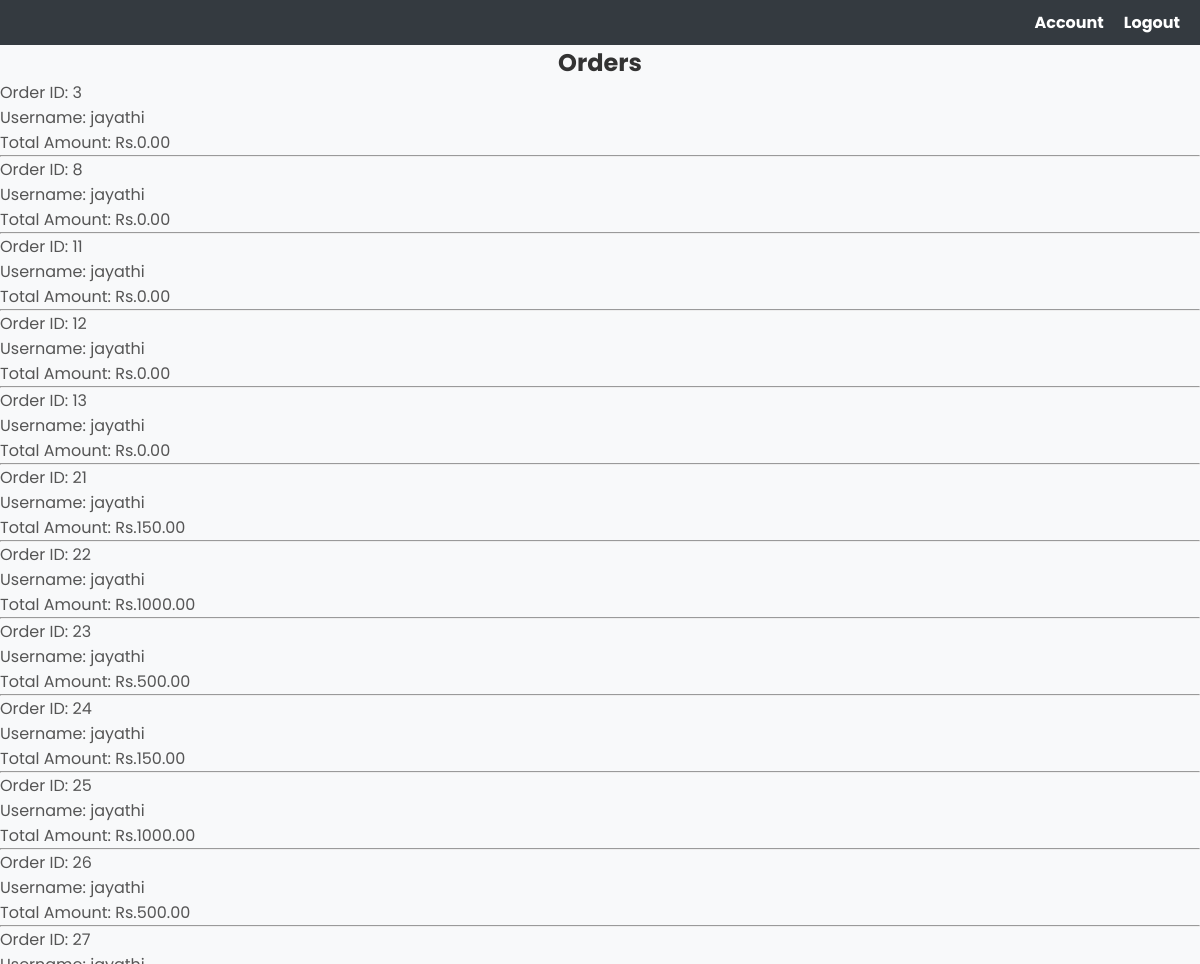
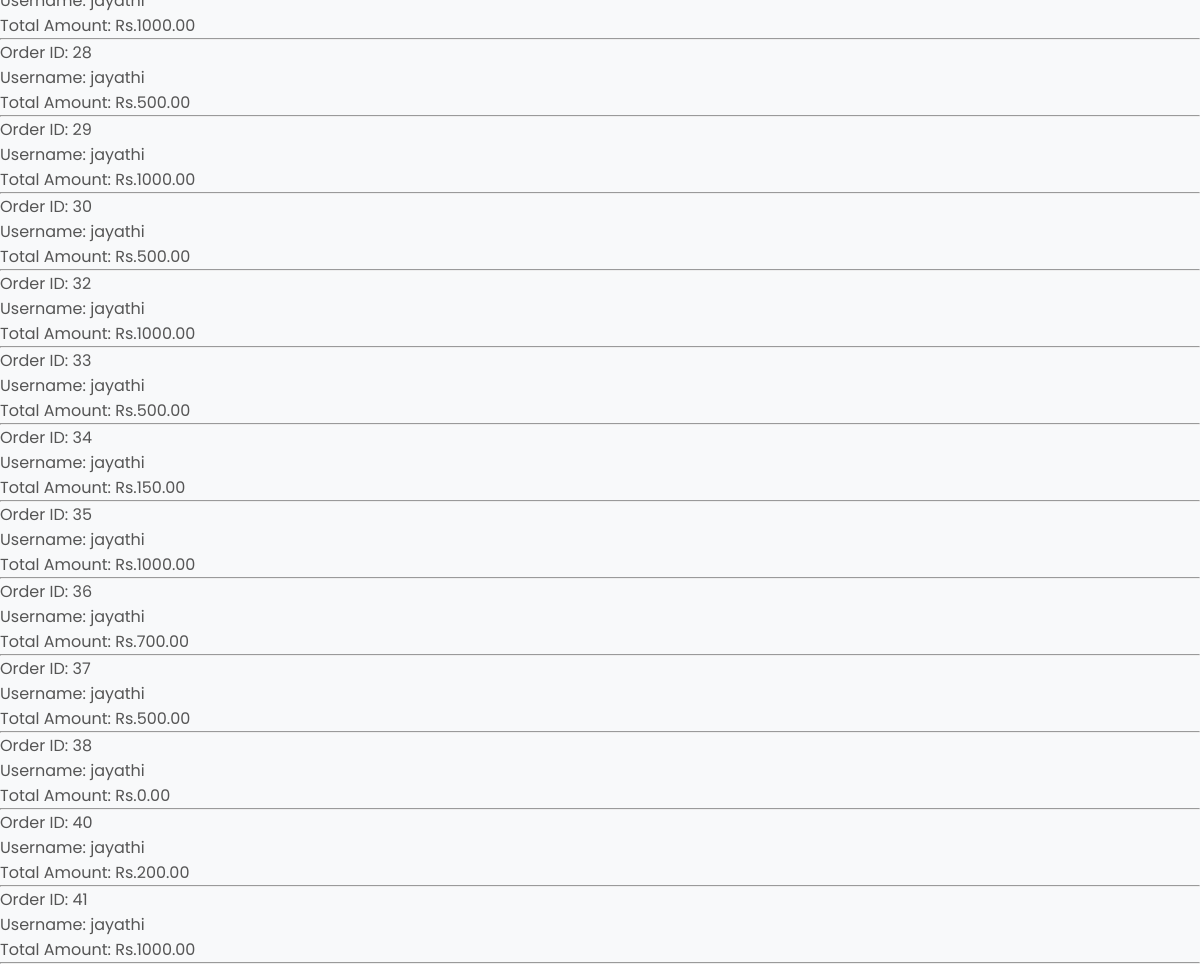
Screenshot of /orders.php (signed in) with the database file from the repository (2 pictures, top to bottom).
### tables this page shows
CREATE TABLE `orders` (
  `order_id` int(11) NOT NULL,
  `username` varchar(50) NOT NULL,
  `total_amount` decimal(10,2) DEFAULT NULL,
  `user_id` int(10) DEFAULT NULL
);

CREATE TABLE `users` (
  `user_id` int(10) NOT NULL,
  `username` varchar(50) NOT NULL,
  `email` varchar(50) NOT NULL,
  `password` varchar(50) NOT NULL,
  `role` varchar(255) NOT NULL DEFAULT 'user'
);

### orders.php (the view, shortened to what this page needs)
<?php
include("connect.php");
$username = $_SESSION['username'];
$query = "SELECT orders.order_id, users.username, orders.total_amount
          FROM orders
          JOIN users ON orders.user_id = users.user_id
          WHERE users.username = '$username'";
$result = mysqli_query($conn, $query);
?>
<!DOCTYPE html>
<html lang="en">
<head>
    <link rel="stylesheet" href="style.css">
    <link rel="stylesheet" href="https://stackpath.bootstrapcdn.com/font-awesome/4.7.0/css/font-awesome.min.css">
</head>
<body>
<div class="navbar">
    <nav>
        <ul>
            <li><a href="dashboard.php">Account</a></li>
            <li><a href="logout.php">Logout</a></li>
        </ul>
    </nav>
</div>
<h2>Orders</h2>
<?php
while ($row = mysqli_fetch_assoc($result)) {
    echo "<p>Order ID: {$row['order_id']}</p>";
    echo "<p>Username: {$row['username']}</p>";
    echo "<p>Total Amount: Rs.{$row['total_amount']}</p>";
    echo "<hr>";
}
?>
</body>
</html>

### style.css (style rules this page uses)
* { margin: 0; padding: 0; box-sizing: border-box; }
body { font-family: 'Poppins', sans-serif; }
.navbar { display: flex; align-items: center; padding: 20px; }
nav { flex: 1; text-align: right; }
nav ul { display:inline-block; list-style-type: none; }
nav ul li { display:inline-block; margin-right:20px; }
a { text-decoration: none; color:#555; }
p { color:#555; }

### orders.php (style rules this page uses)
body { font-family: 'Poppins', sans-serif; margin: 0; padding: 0; background-color: #f8f9fa; }
.navbar { background-color: #343a40; padding: 10px 0; }
.navbar ul { list-style: none; margin: 0; padding: 0; display: flex; justify-content: flex-end; }
.navbar li { margin-right: 20px; }
.navbar a { text-decoration: none; color: white; font-weight: bold; }
h2 { color: #333; text-align: center; }

### rows the page displays
orders: order_id "3", user.username "jayathi", total_amount "0.00"
orders: order_id "8", user.username "jayathi", total_amount "0.00"
orders: order_id "11", user.username "jayathi", total_amount "0.00"
orders: order_id "12", user.username "jayathi", total_amount "0.00"
orders: order_id "13", user.username "jayathi", total_amount "0.00"
orders: order_id "21", user.username "jayathi", total_amount "150.00"
orders: order_id "22", user.username "jayathi", total_amount "1000.00"
orders: order_id "23", user.username "jayathi", total_amount "500.00"
orders: order_id "24", user.username "jayathi", total_amount "150.00"
orders: order_id "25", user.username "jayathi", total_amount "1000.00"
orders: order_id "26", user.username "jayathi", total_amount "500.00"
orders: order_id "27", user.username "jayathi", total_amount "1000.00"
orders: order_id "28", user.username "jayathi", total_amount "500.00"
orders: order_id "29", user.username "jayathi", total_amount "1000.00"
orders: order_id "30", user.username "jayathi", total_amount "500.00"
orders: order_id "32", user.username "jayathi", total_amount "1000.00"
orders: order_id "33", user.username "jayathi", total_amount "500.00"
orders: order_id "34", user.username "jayathi", total_amount "150.00"
orders: order_id "35", user.username "jayathi", total_amount "1000.00"
orders: order_id "36", user.username "jayathi", total_amount "700.00"
orders: order_id "37", user.username "jayathi", total_amount "500.00"
orders: order_id "38", user.username "jayathi", total_amount "0.00"
orders: order_id "40", user.username "jayathi", total_amount "200.00"
orders: order_id "41", user.username "jayathi", total_amount "1000.00"
